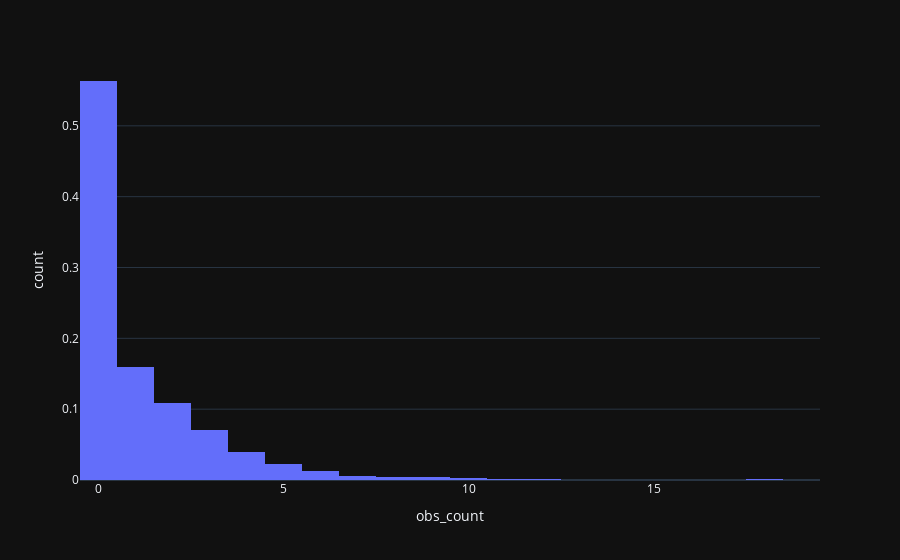

Here is the notebook cell this chart was saved with:
### Markdown cell above
### Distribution

To see a distribution of counts, we can plot a histogram. To make it more interesting for analysis, instead of counts we can actually use the probability density, which tells us the probability of obtaining the distinct counts.

### Code cell
px.histogram(resampled, x="obs_count", height=300, nbins=20, histnorm='probability density')

### Figure 1 — Plotly figure (JSON) as saved in the notebook; plotly's stock layout.template omitted (floating-point values rounded to 4 significant figures; data arrays with more than 128 entries replaced by an {"elided": "..."} marker saying what was removed)
{"data": [{"alignmentgroup": "True", "bingroup": "x", "histnorm": "probability density", "hovertemplate": "obs_count=%{x}<br>count=%{y}<extra></extra>", "legendgroup": "", "marker": {"color": "#636efa"}, "name": "", "nbinsx": 20, "offsetgroup": "", "orientation": "v", "showlegend": false, "type": "histogram", "x": {"elided": "4140 int values"}, "xaxis": "x", "yaxis": "y"}], "layout": {"autosize": true, "barmode": "relative", "legend": {"tracegroupgap": 0}, "margin": {"t": 60}, "xaxis": {"anchor": "y", "autorange": true, "domain": [0, 1], "range": [-0.5, 19.5], "title": {"text": "obs_count"}, "type": "linear"}, "yaxis": {"anchor": "x", "autorange": true, "domain": [0, 1], "range": [0, 0.5929], "title": {"text": "count"}}}}
